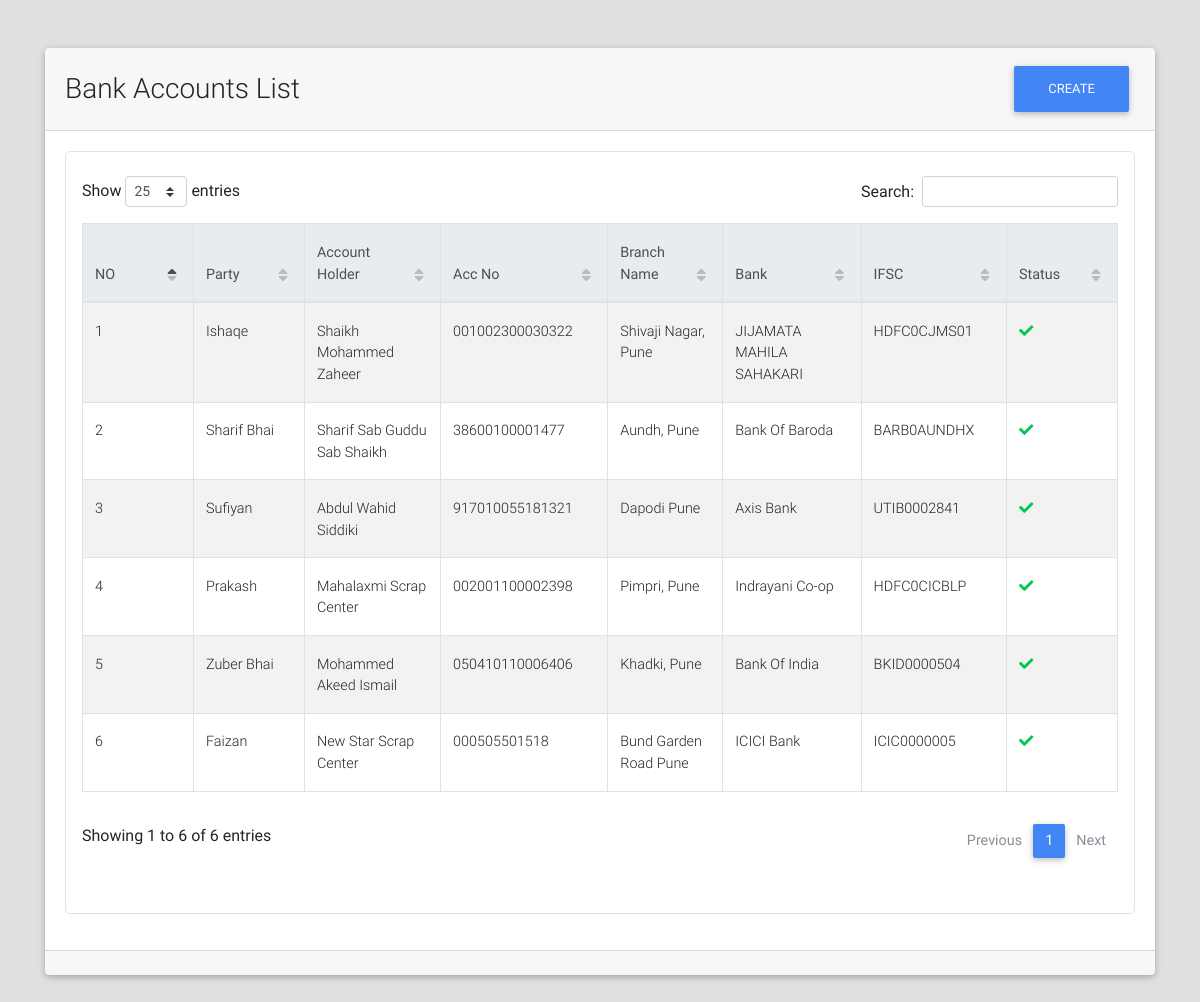
The app's page /bank_accounts/list/ with its own data.
### bank_accounts/models.py (models this page shows, shortened)
class BankAccount(models.Model):
    party = models.ForeignKey("parties.Party", on_delete=models.CASCADE)
    amount_limit = models.DecimalField(max_digits=9, decimal_places=2, default=Decimal(1000000), editable=False)
    account_holder = models.CharField(max_length=128)
    acc_no = models.CharField(max_length=32)
    ifsc_code = models.CharField(max_length=11, validators=[MinLengthValidator(limit_value=11)])
    bank_name = models.CharField(max_length=64)
    branch_name = models.CharField(max_length=64, blank=True)
    is_active = models.BooleanField(default=True)

### parties/models.py (models this page shows, shortened)
class Party(models.Model):
    RATE_TYPE_CHOICES = (("GR", "Group Rate"), ("IR", "Individual Rate"))
    rate_type = models.CharField(max_length=2, choices=RATE_TYPE_CHOICES)
    rate_group = models.ForeignKey("rates.RateGroup", on_delete=models.PROTECT, blank=True, null=True)
    name = models.CharField(max_length=128)
    party_code = models.CharField(max_length=32, blank=True)
    address = models.TextField(blank=True)
    phone = models.CharField(max_length=13)
    whatsapp = models.CharField(max_length=13, blank=True)
    email = models.EmailField(blank=True, null=True)
    extra_info = models.TextField(blank=True)
    is_wallet_party = models.BooleanField(default=False)
    is_active = models.BooleanField(default=True)
    @property
    def get_display_text(self):
        return self.name
    class Meta:
        verbose_name = "Party"
        verbose_name_plural = "Parties"

### bank_accounts/views.py (the view)
class BankAccListView(ListView, LoginRequiredMixin):
    template_name = "bank_accounts/list.html"
    model = BankAccount
    context_object_name = "bank_accounts"
    ordering = "-id"

### portal/templates/bank_accounts/list.html (shortened to what this page needs)
{% extends "portal/base.html" %}
{% load crispy_forms_tags %}
{% load static %}
{% block custom_links %}
    <link href="{% static "css/addons/datatables.min.css" %}" rel="stylesheet">
    <link href="{% static "css/addons/datatables-select.min.css" %}" rel="stylesheet">
{% endblock %}
{% block content %}
    <br><br>
    <div class="container">
        <div class="card">
            <div class="card-header">
                <div class="row">
                    <div class="col-lg-9 m-auto">
                        <h3 class="m-auto">Bank Accounts List</h3>
                    </div>
                    <div class="col-lg-3">
                        <a class="float-right" href="{% url "bank_accounts:add" %}"><button class="btn btn-primary">Create</button></a>
                    </div>
                </div>
            </div>
            <div class="card-body">
                 <div class="table p-3 border" style="border-radius: 5px">
                     <table id="dt-basic-checkbox" class="table table-striped table-bordered" cellspacing="0" width="100%">
                         <thead class="thead-light">
                            <th class="th-sm">NO</th>
                            <th class="th-sm">Party</th>
                            <th class="th-sm">Account Holder</th>
                            <th class="th-sm">Acc No</th>
                            <th class="th-sm">Branch Name</th>
                            <th class="th-sm">Bank</th>
                            <th class="th-sm">IFSC</th>
                            <th class="th-sm">Status</th>
                         </thead>
                         <tbody>
                             {% if bank_accounts %}
                                 {% for bank_account in bank_accounts %}
                                     <tr>
                                        <td>{{ forloop.counter }}</td>
                                        <td>{{ bank_account.party.get_display_text }}</td>
                                        <td>{{ bank_account.account_holder }}</td>
                                        <td>{{ bank_account.acc_no }}</td>
                                        <td>{{ bank_account.branch_name }}</td>
                                        <td>{{ bank_account.bank_name }}</td>
                                        <td>{{ bank_account.ifsc_code }}</td>
                                        <td>
                                            {% if bank_account.is_active %}
                                                <i class="fa fa-check text-success"></i>
                                            {% else %}
                                                <i class="fa fa-times text-danger"></i>
                                            {% endif %}
                                        </td>
                                     </tr>
                                 {% endfor %}
                             {% else %}
                                 <span class="text-black-50 font-weight-bold">No Bank_Accounts Found</span>
                             {% endif %}
                         </tbody>
                    </table>
                 </div>
            </div>
            <div class="card-footer">
            </div>
        </div>
    </div>
{% endblock %}

### records on screen
BankAccount: party.get_display_text "Ishaqe", account_holder "Shaikh Mohammed Zaheer", acc_no "001002300030322", branch_name "Shivaji Nagar, Pune", bank_name "JIJAMATA MAHILA SAHAKARI", ifsc_code "HDFC0CJMS01", is_active True (drawn)
BankAccount: party.get_display_text "Sharif Bhai", account_holder "Sharif Sab Guddu Sab Shaikh", acc_no "38600100001477", branch_name "Aundh, Pune", bank_name "Bank Of Baroda", ifsc_code "BARB0AUNDHX", is_active True (drawn)
BankAccount: party.get_display_text "Sufiyan", account_holder "Abdul Wahid Siddiki", acc_no "917010055181321", branch_name "Dapodi Pune", bank_name "Axis Bank", ifsc_code "UTIB0002841", is_active True (drawn)
BankAccount: party.get_display_text "Prakash", account_holder "Mahalaxmi Scrap Center", acc_no "002001100002398", branch_name "Pimpri, Pune", bank_name "Indrayani Co-op", ifsc_code "HDFC0CICBLP", is_active True (drawn)
BankAccount: party.get_display_text "Zuber Bhai", account_holder "Mohammed Akeed Ismail", acc_no "050410110006406", branch_name "Khadki, Pune", bank_name "Bank Of India", ifsc_code "BKID0000504", is_active True (drawn)
BankAccount: party.get_display_text "Faizan", account_holder "New Star Scrap Center", acc_no "000505501518", branch_name "Bund Garden Road Pune", bank_name "ICICI Bank", ifsc_code "ICIC0000005", is_active True (drawn)
